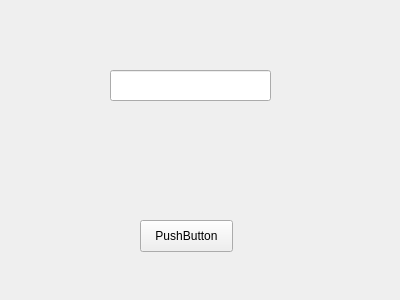
<?xml version="1.0" encoding="UTF-8"?>
<ui version="4.0">
 <class>Form</class>
 <widget class="QMainWindow" name="Form">
  <property name="geometry">
   <rect>
    <x>0</x>
    <y>0</y>
    <width>400</width>
    <height>300</height>
   </rect>
  </property>
  <property name="windowTitle">
   <string>Form</string>
  </property>
  <widget class="QWidget" name="centralWidget">
   <widget class="QPushButton" name="pushButton">
    <property name="geometry">
     <rect>
      <x>140</x>
      <y>220</y>
      <width>93</width>
      <height>32</height>
     </rect>
    </property>
    <property name="text">
     <string>PushButton</string>
    </property>
   </widget>
   <widget class="QLineEdit" name="lineEdit">
    <property name="geometry">
     <rect>
      <x>110</x>
      <y>70</y>
      <width>161</width>
      <height>31</height>
     </rect>
    </property>
   </widget>
  </widget>
 </widget>
 <layoutdefault spacing="6" margin="11"/>
 <resources/>
 <connections/>
</ui>
